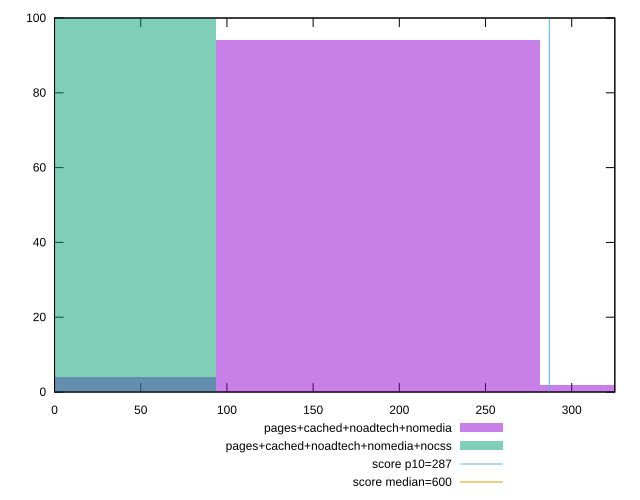

This figure's gnuplot source:
reset

$pagesCachedNoadtechNomedia <<EOF
187.62310061781344 94
0 4
375.24620123562687 2
EOF

$pagesCachedNoadtechNomediaNocss <<EOF
0 100
EOF

set key outside below
set boxwidth 187.62310061781344
set xrange [0:325]
set yrange [0:100]
set trange [0:100]
set style fill transparent solid 0.5 noborder

set parametric
set terminal svg size 640, 500 enhanced background rgb 'white'
set output "report_00009_2021-02-08T22-37-41.559Z/total-blocking-time/comparison/histogram/3_vs_4.svg"

plot $pagesCachedNoadtechNomedia title "pages+cached+noadtech+nomedia" with boxes, \
     $pagesCachedNoadtechNomediaNocss title "pages+cached+noadtech+nomedia+nocss" with boxes, \
     287,t title "score p10=287", \
     600,t title "score median=600"

reset
